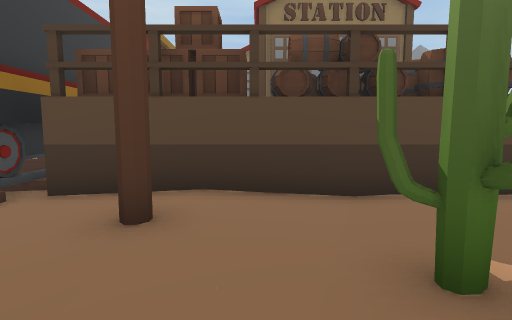
[1] (above)

14 first-person views from a walk through a 3-D level made in the Unity game engine. The camera is 1.2 m above the floor, tilts 6° down and sees 80° across. The floor is counted in squares, 1 m on a side. Each view is taken from the middle of a square. On the plan, view 1 faces up. The plan holds only what a view shows up to about 13 squares ahead; the rest is blank. The place goes on beyond the plan. Some animated figures are left out.

[2]
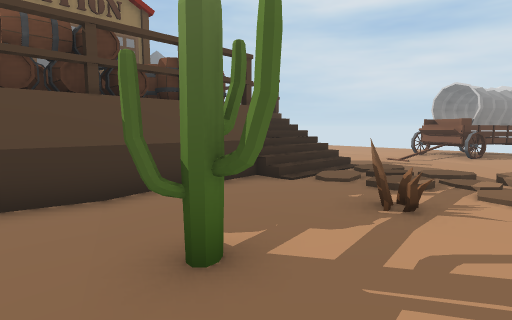

[3]
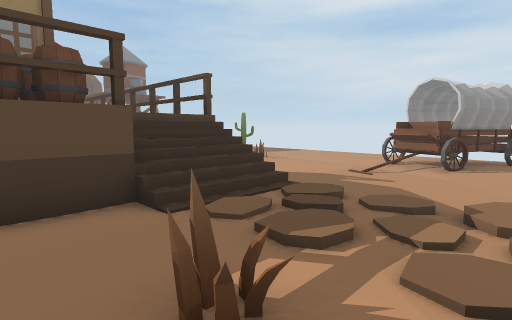

[4]
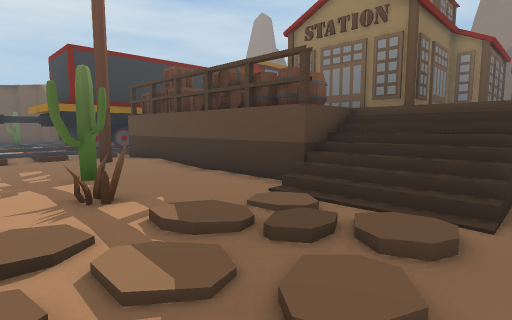

[5]
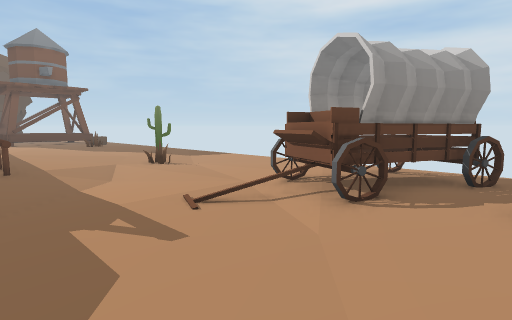

[6]
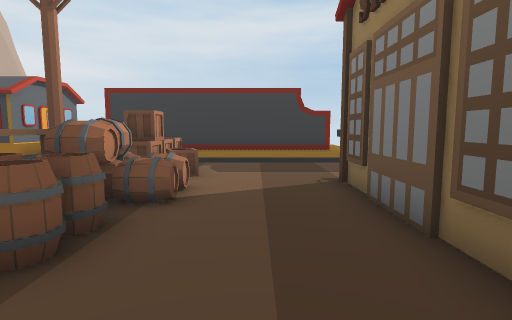

[7]
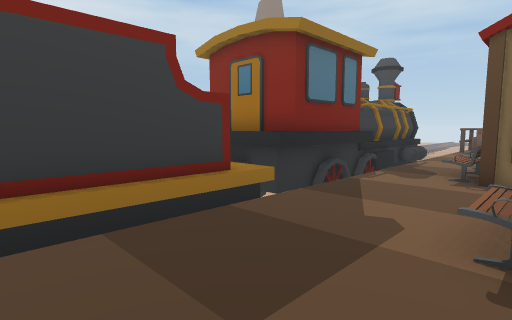

[8]
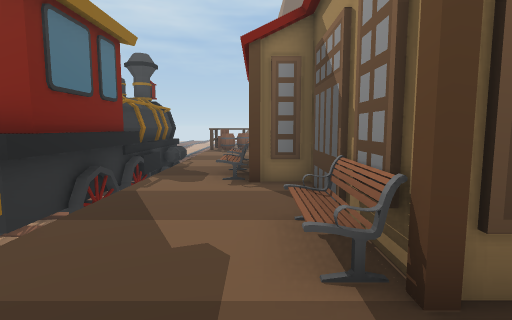

[9]
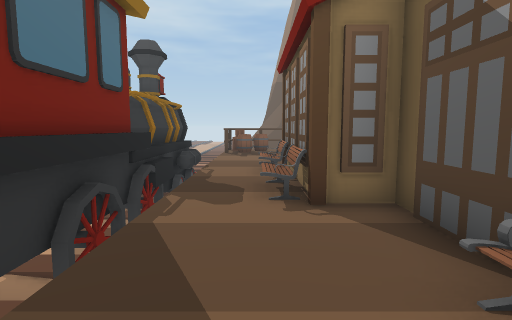

[10]
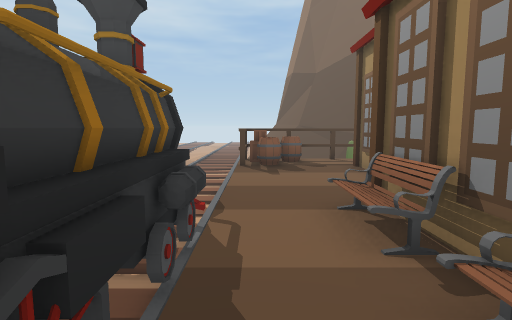

[11]
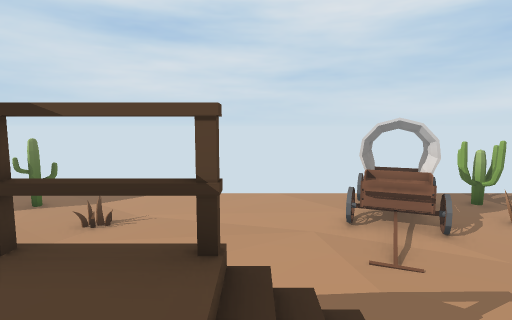

[12]
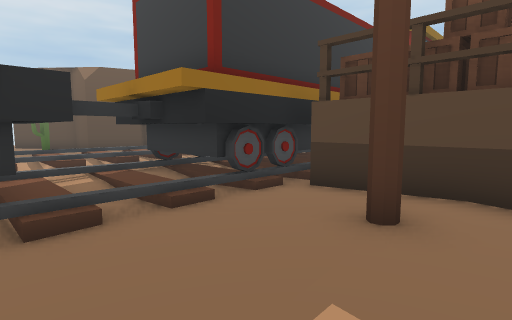

[13]
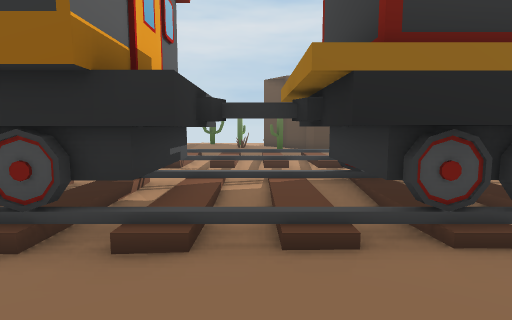

[14]
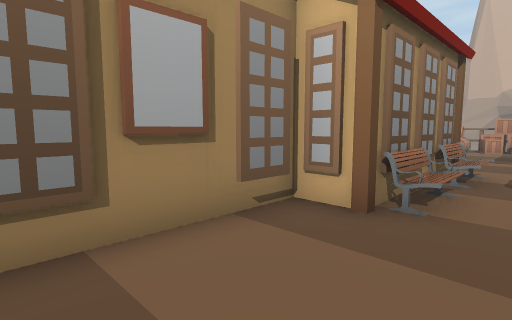

### Floor plan
Key: @ floor where view 1 was taken; # wall or solid block; . main floor; : floor 0.25 m higher than the main floor; - floor 0.25 m lower than the main floor; + floor 1.75 m higher than the main floor; / step, stairs or slope; ^ raised ledge; v drop or lower ground; B barrel; A box; P pole; C cactus; E bench; W wheel; O other object.
Columns run from 14 left of view 1 to 18 right of it. Each row starts with its distance up from view 1.
 25           .+++#
 24          #.+++#
 23          ##+++#
 22          #^+++#
 21          #^++##
 20          #v++#
 19          #v+EE
 18       W  #v++#
 17       W  ##++##
 16       W  ##++E#     ##         ..
 15       W  ##+++#    #     ..   CC.
 14         ###+++#    #     ......C.
 13          ^^+++#    #  #  ...----.
 12          ^^+++##   #  # ...--O--.
 11       #  O#+++E#####  # O..-----.
 10       #  O#+++++++++  # O//-----.
  9          O#+++++++++ +#.O/------.
  8          O#++++BB+++  #..-----...
  7          O#++AABBBBB/////---.....
  6   //    OO#AAAABBBBB///..........
  5   //     O##########///..........
  4 ////  #OOO#..P.....././...//OO...
  3 ////  #####..........//....OOOOO.
  2 ..--  ..#......CC.O.:/:....OOOOO.
  1 :::/  #####......:::::/......:OO.
  0  .-.  ## ##.. @ .:::// / ...O:CC.

Where each view was taken, in squares from view 1:
view 1: 0 up, 0 right, facing up
view 2: 0 up, 0 right, facing up-right
view 3: 0 up, 3 right, facing up-right
view 4: 0 up, 9 right, facing up-left
view 5: 0 up, 9 right, facing up-right
view 6: 9 up, 7 right, facing left
view 7: 8 up, 0 right, facing up-left
view 8: 9 up, 1 left, facing up
view 9: 11 up, 2 left, facing up
view 10: 16 up, 3 left, facing up
view 11: 7 up, 6 right, facing right
view 12: 0 up, 0 right, facing up-left
view 13: 2 up, 1 left, facing left
view 14: 25 up, 3 left, facing down-right
